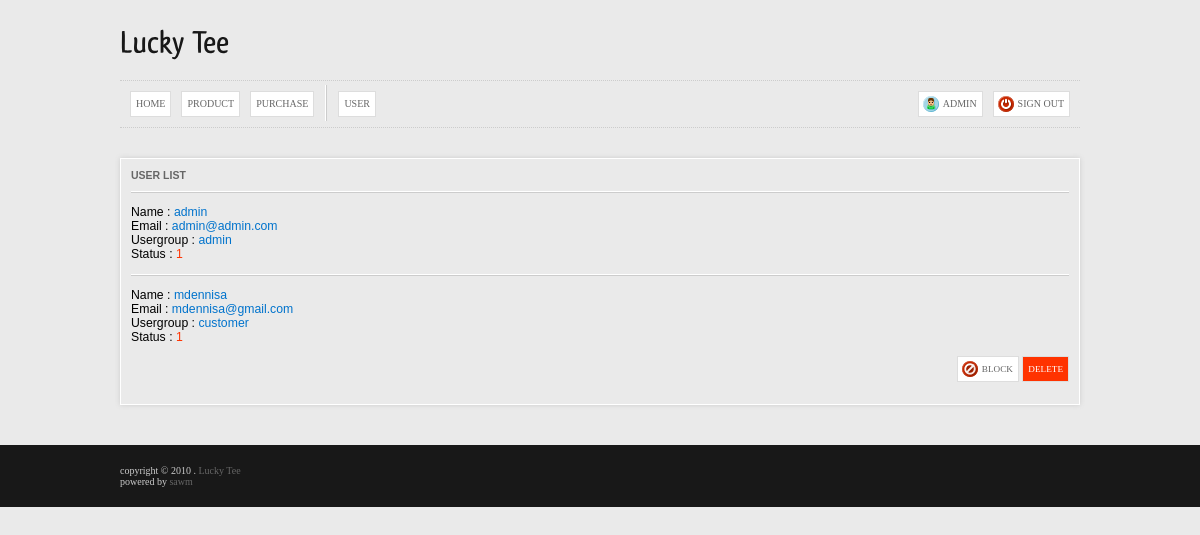
The page /admin/user.php (signed in) on the database its author committed.
### tables this page shows
CREATE TABLE IF NOT EXISTS `user` (
  `ID` int(11) NOT NULL AUTO_INCREMENT,
  `name` varchar(32) NOT NULL,
  `pass` varchar(64) NOT NULL,
  `email` varchar(128) NOT NULL,
  `usergroup` varchar(32) NOT NULL,
  `status` int(2) NOT NULL,
  PRIMARY KEY (`ID`),
  UNIQUE KEY `name` (`name`)
);

### admin/user.php (the view, shortened to what this page needs)
<?php
require_once '../config.php';
?>
<!DOCTYPE html>
<html>
<head>
	<link rel="stylesheet" href="<?=base_url?>css/base.css" type="text/css" />
</head>
<body>
<div id="wrapper">
	<div id="header">
		<h1 class="logo"><?=title?></h1>
	</div>
	<?php include('nav.php'); ?>
	<div id="content">
		<fieldset class="info">
			<div class="desc">
				<strong>USER LIST</strong>
			</div>
			<?php
				$st = $db->prepare("SELECT * FROM user");
				$st->execute();
				while($r = $st->fetchObject()) {
			?>
			<div class="separator"></div>
			<p>
				Name : <span class="blue"><?=$r->name?></span><br />
				Email : <span class="blue"><?=$r->email?></span><br />
				Usergroup : <span class="blue"><?=$r->usergroup?></span><br />
				Status : <span class="red"><?=$r->status?></span>
			</p>
			<p class="right">
				<?php
					if(! $r->status) {
				?>
					<a href="user_approve.php?id=<?=$r->ID?>&action=approve" class="btn checkout app">approve</a>
					<a href="user_delete.php?id=<?=$r->ID?>" title="<?=$r->name?>" class="btn red delete">delete</a>
				<?php
					} else {
						if ($r->name != 'admin') {
				?>
					<a href="user_approve.php?id=<?=$r->ID?>&action=block" class="btn cancel app">block</a>
					<a href="user_delete.php?id=<?=$r->ID?>" title="<?=$r->name?>" class="btn red delete">delete</a>
				<?php
						}
					}
				?>
			</p>
			<?php
				}
			?>
		</fieldset>
	</div>
</div>
<?php include('../footer.php'); ?>

### css/base.css (style rules this page uses)
body { margin:0; font-family:"trebuchet ms","lucida grande", sans-serif; font-size:100%; background:#eaeaea; }
#wrapper { width:960px; margin:0 auto; }
#header { height:80px; }
#header h1.logo { margin:0; padding:0; line-height:80px; font-weight:normal; color:#181818; text-shadow:1px 1px #fff; }
#content { padding:15px 0 }
#content p { font-size:.875em }
.info .separator { width:100%; height:1px; font-size:1px; background:#fff; border-bottom:solid 1px #ccc; margin:10px 0; }
.info .desc { font-size:.75em; color:#666; }
fieldset { margin:5px 0 15px 0; padding:10px; font-size:.875em; border:solid 1px #fff; -moz-box-shadow:0 0 5px #ccc; -webkit-box-shadow:0 0 5px #ccc; }
.right { text-align:right }
.blue { color:#0173CC }
.red { color:#f30 }
a.btn, .btn { line-height:24px; display:inline-block; padding:0 5px; font-size:.75em; text-decoration:none; text-transform:uppercase; font-family:tahoma; background:#fff; color:#666; border:solid 1px #ddd; -webkit-transition:all .3s ease-in; -moz-transition:all .3s ease-in; -o-transition:all .3s ease-in; transition:all .3s ease-in; }
.btn.red { background:#f30; color:#fff; }
a.cancel { background:#fff url("../images/cancel.png") 4px no-repeat; padding-left:24px }
a { color:#0173CC }

### rows shown on the page
user: name "admin", email "admin@admin.com", usergroup "admin", status "1"
user: name "mdennisa", email "mdennisa@gmail.com", usergroup "customer", status "1"

### other values the page prints
$_SESSION['name'] "ADMIN"
title "Lucky Tee"
